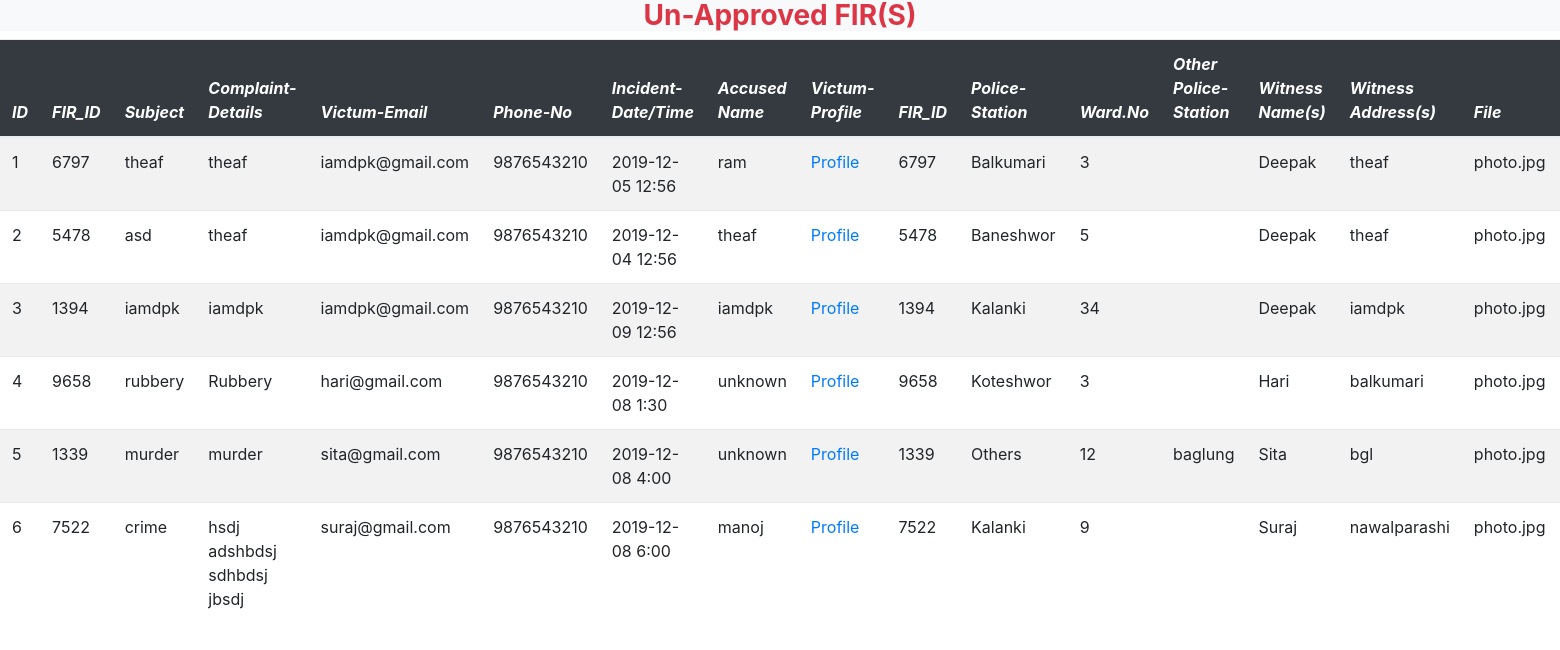
/sub-admin/registered_fir.php (signed in), run on the app's committed database.
### tables this page shows
CREATE TABLE `complaint` (
  `id` int(10) NOT NULL,
  `submitted_by` varchar(20) NOT NULL,
  `identity_no` varchar(17) NOT NULL,
  `police_station` varchar(17) NOT NULL,
  `police_ward` varchar(17) NOT NULL,
  `other_policestation` varchar(27) NOT NULL,
  `fir_id` int(7) NOT NULL,
  `victum_email` varchar(27) NOT NULL,
  `phone` varchar(14) NOT NULL,
  `crime_type` varchar(27) NOT NULL,
  `crime_details` varchar(200) NOT NULL,
  `incident_date` varchar(60) NOT NULL,
  `incident_time` varchar(17) NOT NULL,
  `incident_place` varchar(17) NOT NULL,
  `accused_name` varchar(27) NOT NULL,
  `witness_name` varchar(47) NOT NULL,
  `witness_address` varchar(47) NOT NULL,
  `fir_status` varchar(10) NOT NULL,
  `firsubmit_date` varchar(60) NOT NULL
);

### sub-admin/registered_fir.php (the view, shortened to what this page needs)
<?php
$count = mysqli_query($conn,"SELECT * FROM complaint");
$num_rows = mysqli_num_rows($count);
?>
<!DOCTYPE html>
<html>
<head>
   <link rel="stylesheet" href="../bootstrap/css/bootstrap.min.css" >
</head>
<body>
<section>
  <h3 class="text-capitalize text-center bg-light text-danger font-weight-bold"> Un-Approved FIR(s)</h3>
  <table class="table table-striped table-hover table-responsive">
            <thead class="thead-dark bg-dark text-white font-italic">
              <tr>
                <th>ID</th>
                <th>FIR_ID</th>
                <th>Subject</th>
                <th>Complaint-Details</th>
                <th>Victum-Email</th>
                <th>Phone-No</th>
                <th>Incident-Date/Time</th>
                <th>Accused Name</th>
                <th>Victum-Profile</th>
                <th>FIR_ID</th>
                <th>Police-Station</th>
                <th>Ward.No</th>
                <th>Other Police-Station</th>
                <th>Witness Name(s)</th>
                <th>Witness Address(s)</th>
                <th>File</th>
                <th>Handle_By</th>
              </tr>
            </thead>
            <tbody>
              <?php
   for ($i=1; $i <$num_rows+1; $i++) {
      $result=mysqli_query($conn,"SELECT * FROM complaint where id=$i ORDER BY id ASC ");
        $q2=mysqli_fetch_assoc($result);
        $id_no=$q2['id'];
         $police_station=$q2['police_station'];
          $police_ward=$q2['police_ward'];
           $other_policestation=$q2['other_policestation'];
            $fir_id=$q2['fir_id'];
             $victum_email=$q2['victum_email'];
              $crime_type=$q2['crime_type'];
               $crime_details=$q2['crime_details'];
                $incident_date=$q2['incident_date'];
                 $incident_time=$q2['incident_time'];
                   $accused_name=$q2['accused_name'];
                    $witness_name=$q2['witness_name'];
                     $witness_address=$q2['witness_address'];
                    $incident_datetime=$incident_date." ".$incident_time
      ?>
            <tr>
              <td><?php echo $id_no;?></td>
              <td><?php echo $fir_id;?></td>
              <td><?php echo $crime_type ;?></td>
              <td class="text-justify"><?php echo $crime_details;?></td>
              <td class="text-justify"><?php echo $victum_email;?></td>
              <td>9876543210</td>
              <td><?php echo $incident_datetime;?></td>
              <td class="text-justify"><?php echo $accused_name;?></td>
              <td><a href="#">Profile</a></td>
              <td><?php echo $fir_id;?></td>
              <td><?php echo $police_station;?></td>
              <td><?php echo $police_ward;?></td>
              <td><?php echo $other_policestation?></td>
              <td><?php echo $witness_name;?></td>
              <td><?php echo $witness_address;?></td>
              <td class="text-justify">photo.jpg</td>
              <td>Name of Police</td>
            </tr>
            <?php } ?>
          </tbody>
          </table>
</section>
</body>
</html>

### data on the page
complaint: id "1", fir "6797", crime_type "theaf", crime_details "theaf", victum_email "iamdpk@gmail.com", incident_datetime "2019-12-05 12:56", accused_name "ram", police_station "Balkumari", police_ward "3", witness_name "Deepak", witness_address "theaf"
complaint: id "2", fir "5478", crime_type "asd", crime_details "theaf", victum_email "iamdpk@gmail.com", incident_datetime "2019-12-04 12:56", accused_name "theaf", police_station "Baneshwor", police_ward "5", witness_name "Deepak", witness_address "theaf"
complaint: id "3", fir "1394", crime_type "iamdpk", crime_details "iamdpk", victum_email "iamdpk@gmail.com", incident_datetime "2019-12-09 12:56", accused_name "iamdpk", police_station "Kalanki", police_ward "34", witness_name "Deepak", witness_address "iamdpk"
complaint: id "4", fir "9658", crime_type "rubbery", crime_details "Rubbery", victum_email "hari@gmail.com", incident_datetime "2019-12-08 1:30", accused_name "unknown", police_station "Koteshwor", police_ward "3", witness_name "Hari", witness_address "balkumari"
complaint: id "5", fir "1339", crime_type "murder", crime_details "murder", victum_email "sita@gmail.com", incident_datetime "2019-12-08 4:00", accused_name "unknown", police_station "Others", police_ward "12", other_policestation "baglung", witness_name "Sita", witness_address "bgl"
complaint: id "6", fir "7522", crime_type "crime", crime_details "hsdj adshbdsj sdhbdsj jbsdj", victum_email "suraj@gmail.com", incident_datetime "2019-12-08 6:00", accused_name "manoj", police_station "Kalanki", police_ward "9", witness_name "Suraj", witness_address "nawalparashi"
